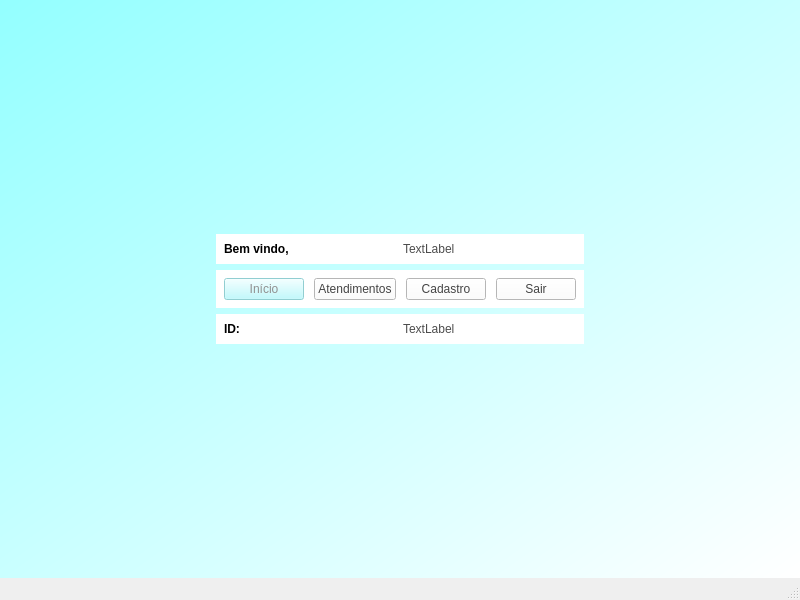
<?xml version="1.0" encoding="UTF-8"?>
<ui version="4.0">
 <class>Medico_inicio</class>
 <widget class="QMainWindow" name="Medico_inicio">
  <property name="geometry">
   <rect>
    <x>0</x>
    <y>0</y>
    <width>800</width>
    <height>600</height>
   </rect>
  </property>
  <property name="windowTitle">
   <string>MainWindow</string>
  </property>
  <widget class="QWidget" name="centralwidget">
   <property name="styleSheet">
    <string notr="true">background-color: qlineargradient(spread:pad, x1:0, y1:0, x2:0.994413, y2:1, stop:0 rgba(147, 255, 255, 255), stop:1 rgba(255, 255, 255, 255));</string>
   </property>
   <layout class="QGridLayout" name="gridLayout">
    <item row="2" column="0">
     <spacer name="horizontalSpacer">
      <property name="orientation">
       <enum>Qt::Orientation::Horizontal</enum>
      </property>
      <property name="sizeHint" stdset="0">
       <size>
        <width>40</width>
        <height>20</height>
       </size>
      </property>
     </spacer>
    </item>
    <item row="4" column="1">
     <spacer name="verticalSpacer">
      <property name="orientation">
       <enum>Qt::Orientation::Vertical</enum>
      </property>
      <property name="sizeHint" stdset="0">
       <size>
        <width>20</width>
        <height>40</height>
       </size>
      </property>
     </spacer>
    </item>
    <item row="2" column="2">
     <spacer name="horizontalSpacer_2">
      <property name="orientation">
       <enum>Qt::Orientation::Horizontal</enum>
      </property>
      <property name="sizeHint" stdset="0">
       <size>
        <width>40</width>
        <height>20</height>
       </size>
      </property>
     </spacer>
    </item>
    <item row="0" column="1">
     <spacer name="verticalSpacer_2">
      <property name="orientation">
       <enum>Qt::Orientation::Vertical</enum>
      </property>
      <property name="sizeHint" stdset="0">
       <size>
        <width>20</width>
        <height>40</height>
       </size>
      </property>
     </spacer>
    </item>
    <item row="2" column="1">
     <widget class="QWidget" name="widget" native="true">
      <property name="styleSheet">
       <string notr="true">background-color: rgb(255, 255, 255);</string>
      </property>
      <layout class="QVBoxLayout" name="verticalLayout">
       <property name="spacing">
        <number>8</number>
       </property>
       <property name="leftMargin">
        <number>8</number>
       </property>
       <property name="topMargin">
        <number>8</number>
       </property>
       <property name="rightMargin">
        <number>8</number>
       </property>
       <property name="bottomMargin">
        <number>8</number>
       </property>
       <item>
        <layout class="QHBoxLayout" name="horizontalLayout">
         <property name="spacing">
          <number>10</number>
         </property>
         <item>
          <widget class="QPushButton" name="botaoInicio">
           <property name="enabled">
            <bool>false</bool>
           </property>
           <property name="styleSheet">
            <string notr="true">
color: rgb(144, 144, 144);
background-color: rgb(176, 251, 255);
border-color: rgb(48, 245, 255);
</string>
           </property>
           <property name="text">
            <string>Início</string>
           </property>
          </widget>
         </item>
         <item>
          <widget class="QPushButton" name="botaoAtendimentos">
           <property name="styleSheet">
            <string notr="true">QPushButton { 
color: rgb(68, 68, 68);
border-color: rgb(48, 245, 255);
}

QPushButton:pressed { 
color: rgb(68, 68, 68);
background-color: rgb(170, 255, 255);
border-color: rgb(48, 245, 255);
}</string>
           </property>
           <property name="text">
            <string>Atendimentos</string>
           </property>
          </widget>
         </item>
         <item>
          <widget class="QPushButton" name="botaoCadastro">
           <property name="styleSheet">
            <string notr="true">QPushButton { 
color: rgb(68, 68, 68);
border-color: rgb(48, 245, 255);
}

QPushButton:pressed { 
color: rgb(68, 68, 68);
background-color: rgb(170, 255, 255);
border-color: rgb(48, 245, 255);
}</string>
           </property>
           <property name="text">
            <string>Cadastro</string>
           </property>
          </widget>
         </item>
         <item>
          <widget class="QPushButton" name="botaoSair">
           <property name="styleSheet">
            <string notr="true">QPushButton { 
color: rgb(68, 68, 68);
border-color: rgb(48, 245, 255);
}

QPushButton:pressed { 
color: rgb(68, 68, 68);
background-color: rgb(170, 255, 255);
border-color: rgb(48, 245, 255);
}</string>
           </property>
           <property name="text">
            <string>Sair</string>
           </property>
          </widget>
         </item>
        </layout>
       </item>
      </layout>
     </widget>
    </item>
    <item row="1" column="1">
     <widget class="QWidget" name="widget" native="true">
      <property name="styleSheet">
       <string notr="true">background-color: rgb(255, 255, 255);</string>
      </property>
      <layout class="QHBoxLayout" name="horizontalLayout_3">
       <property name="leftMargin">
        <number>8</number>
       </property>
       <property name="topMargin">
        <number>8</number>
       </property>
       <property name="rightMargin">
        <number>8</number>
       </property>
       <property name="bottomMargin">
        <number>8</number>
       </property>
       <item>
        <widget class="QLabel" name="bom_vindo">
         <property name="font">
          <font>
           <bold>true</bold>
          </font>
         </property>
         <property name="styleSheet">
          <string notr="true">color: rgb(0, 0, 0);</string>
         </property>
         <property name="text">
          <string>Bem vindo, </string>
         </property>
        </widget>
       </item>
       <item>
        <widget class="QLabel" name="label_nome">
         <property name="styleSheet">
          <string notr="true">color : rgb(76, 76, 76);</string>
         </property>
         <property name="text">
          <string>TextLabel</string>
         </property>
        </widget>
       </item>
      </layout>
     </widget>
    </item>
    <item row="3" column="1">
     <widget class="QWidget" name="widget" native="true">
      <property name="styleSheet">
       <string notr="true">background-color: rgb(255, 255, 255);</string>
      </property>
      <layout class="QHBoxLayout" name="horizontalLayout_4">
       <property name="leftMargin">
        <number>8</number>
       </property>
       <property name="topMargin">
        <number>8</number>
       </property>
       <property name="rightMargin">
        <number>8</number>
       </property>
       <property name="bottomMargin">
        <number>8</number>
       </property>
       <item>
        <widget class="QLabel" name="label_id_1">
         <property name="font">
          <font>
           <bold>true</bold>
          </font>
         </property>
         <property name="styleSheet">
          <string notr="true">color: rgb(0, 0, 0);</string>
         </property>
         <property name="text">
          <string>ID:</string>
         </property>
        </widget>
       </item>
       <item>
        <widget class="QLabel" name="label_id">
         <property name="styleSheet">
          <string notr="true">color : rgb(76, 76, 76);</string>
         </property>
         <property name="text">
          <string>TextLabel</string>
         </property>
        </widget>
       </item>
      </layout>
     </widget>
    </item>
   </layout>
  </widget>
  <widget class="QMenuBar" name="menubar">
   <property name="geometry">
    <rect>
     <x>0</x>
     <y>0</y>
     <width>800</width>
     <height>21</height>
    </rect>
   </property>
  </widget>
  <widget class="QStatusBar" name="statusbar"/>
 </widget>
 <tabstops>
  <tabstop>botaoInicio</tabstop>
  <tabstop>botaoAtendimentos</tabstop>
  <tabstop>botaoCadastro</tabstop>
  <tabstop>botaoSair</tabstop>
 </tabstops>
 <resources/>
 <connections/>
</ui>
